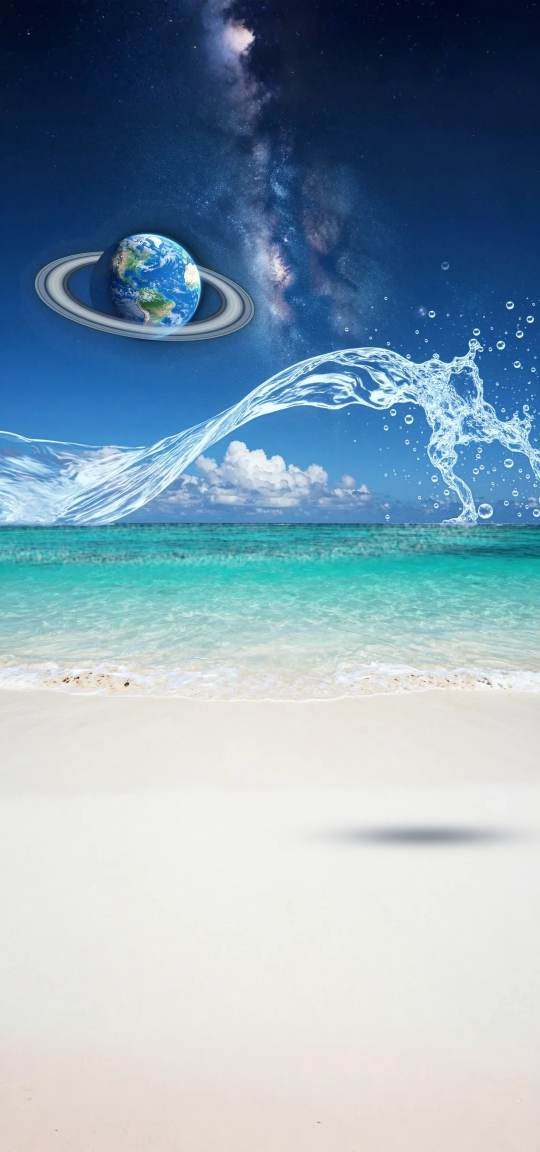
#> input picture tools/aero/src/bg_plate.jpg, 1080 x 2304 px (shown at 1/2 size)
$ python build.py
#> lines starting #> are read from the running program, lines starting #| are printed output that depends on the picture
# One script for the Focus "Frutiger Aero" look: smooth sources in tools/aero/src -> dithered frames, glows, ambient GIFs,
# and the manifest the app reads (src/focus/aeroLook.js). Run from the repo root:  python3 tools/aero/build.py
#
# Every thing in the scene is a sequence of frames placed on a layer rect in scene coordinates (1080x1920; the background
# plate is 1080x2304 with the scene starting 192px down). Frame 0 = just done, last frame = due.
import os, json, glob, math, subprocess, tempfile, random
import numpy as np
from PIL import Image
from scipy import ndimage as nd

ROOT = os.path.dirname(os.path.dirname(os.path.dirname(os.path.abspath(__file__))))
SRC, OUT = os.path.join(ROOT, "tools/aero/src"), os.path.join(ROOT, "assets/aero3")
CELL = 3                # one dither pixel = 3 scene px
PLATE_TOP = 192

def rgba(a):  # float RGBA (h, w, 4) in 0..1 -> Image
    return Image.fromarray((np.clip(a, 0, 1) * 255 + 0.5).astype(np.uint8), "RGBA")

def video_frames(path):
    d = tempfile.mkdtemp(); subprocess.run(["ffmpeg", "-v", "error", "-y", "-i", path, f"{d}/f%03d.png"], check=True)
    return sorted(glob.glob(f"{d}/f*.png"))

BAYER = np.array([[0, 8, 2, 10], [12, 4, 14, 6], [3, 11, 1, 9], [15, 7, 13, 5]]) / 16 + 1 / 32

def ordered(a):  # alpha (h, w) 0..1 -> 0/1 with a 4x4 ordered pattern: soft edges and shadows become retro stipple
    h, w = a.shape; t = np.tile(BAYER, (h // 4 + 1, w // 4 + 1))[:h, :w]
    return (a > t).astype(np.float32)

# [31 lines left out: functions dither_seq, hitbox, drop_matching, not called in this run]

EDITS = os.path.join(SRC, "edits")
# [16 lines left out: functions export_and_override, fill_gaps, not called in this run]

GLOW_PAD = 0.15
# [8 lines left out: function glow, not called in this run]

def load_rgba(f):
    return np.asarray(Image.open(f).convert("RGBA")).astype(np.float32) / 255

# ---------------------------------------------------------------- sources -> smooth RGBA frames on their layer
# [14 lines left out: function water, not called in this run]

def pile():  # fruit added one piece at a time: 7 stop-motion frames
    fr = [load_rgba(f) for f in sorted(glob.glob(f"{SRC}/pile/pile-*.webp"))]
    return {"rect": {"x": 163, "y": 1329, "w": 744, "h": 579}, "frames": fr, "obj": [f[..., 3] for f in fr]}

def dolphin():
    """Turns away to leave as walk comes due: every usable frame of the generated video (on black, keyed by brightness),
    skipping the few where the tail leaves the frame. Frame 0 is the original sharp photo, exactly where the video starts."""
    from PIL import ImageFilter
    fs = video_frames(f"{SRC}/dolphin_turn.mp4"); pick = [i for i in range(len(fs)) if not 25 <= i <= 31]
    # [5 lines left out: function matte, not called in this run]
    F = [np.asarray(Image.open(fs[i]).convert("RGB")).astype(np.float32) / 255 for i in pick]; A = [matte(f.max(-1)) for f in F]
    u = np.any([a > 0.03 for a in A], axis=0); ys, xs = np.where(u)
    X0, X1, Y0, Y1 = max(0, xs.min() - 4), min(640, xs.max() + 5), max(0, ys.min() - 4), min(640, ys.max() + 5)
    ys0, xs0 = np.where(A[0] > 0.5); k = 380 / (xs0.max() - xs0.min())   # frame 0 -> the photo's rect (330, 520, 380x338)
    ax, ay = 330 - (xs0.min() - X0) * k, 520 - (ys0.min() - Y0) * k; Wc, Hc = round((X1 - X0) * k), round((Y1 - Y0) * k)
    fr = []
    for j, (f, a) in enumerate(zip(F, A)):
        rgb = np.clip(f / np.maximum(a[..., None], 0.05), 0, 1)
        im = Image.fromarray((np.dstack([rgb, a])[Y0:Y1, X0:X1] * 255 + .5).astype(np.uint8), "RGBA").resize((Wc, Hc), Image.LANCZOS)
        im = Image.merge("RGBA", (*im.convert("RGB").filter(ImageFilter.UnsharpMask(2, 60, 2)).split(), im.getchannel("A")))
        if j == 0:
            im = Image.new("RGBA", (Wc, Hc), (0, 0, 0, 0)); d = Image.open(f"{SRC}/dolphin_still.webp").convert("RGBA").resize((380, 338), Image.LANCZOS)
            im.alpha_composite(d, (round(330 - ax), round(520 - ay)))
        fr.append(np.asarray(im).astype(np.float32) / 255)
    return {"rect": {"x": round(ax) - 90, "y": round(ay), "w": Wc, "h": Hc}, "frames": fr, "obj": [f[..., 3] for f in fr]}  # nudged left of where the photo had it

# [96 lines left out: functions turtle, ball, not called in this run]

# ---------------------------------------------------------------- ambient life and sparkle
def gif(frames, out, ms, cell=CELL):
    pal = [255, 0, 255, 255, 255, 255, 200, 236, 255, 255, 246, 190, 255, 214, 244, 150, 214, 255] + [0] * (256 * 3 - 18)
    ims = []
    for f in frames:
        im = Image.new("P", f.shape[::-1], 0); im.putpalette(pal); im.putdata(f.flatten().tolist()); ims.append(im.resize((f.shape[1] * cell, f.shape[0] * cell), Image.NEAREST))
    ims[0].save(out, save_all=True, append_images=ims[1:], duration=ms, loop=0, transparency=0, disposal=2, optimize=False)

def star(px, x, y, r, c):
    h, w = px.shape
    def put(a, b, v):
        if 0 <= a < w and 0 <= b < h: px[b, a] = v
    put(x, y, 1)
    for d in range(1, r + 1):
        v = c if d == r else 1
        for a, b in ((x + d, y), (x - d, y), (x, y + d), (x, y - d)): put(a, b, v)

def sparkle(out):
    """On whatever is due: a few small, thin four-point stars that twinkle in turn (more delicate than before)."""
    G, N = 64, 16; stars = [(14, 16, 3, 0, 2), (48, 12, 3, 6, 3), (50, 44, 4, 11, 2), (18, 50, 3, 4, 4), (33, 30, 2, 9, 3)]
    frames = []
    for f in range(N):
        px = np.zeros((G, G), np.uint8)
        for x, y, size, ph, c in stars:
            t = ((f + ph) % N) / N; k = math.sin(math.pi * t * 2) if t < 0.5 else 0
            if f == 0 and ph % 2 == 0: k = max(k, 0.6)
            r = int(round(size * k))
            if r >= 1: star(px, x, y, r, c)
        frames.append(px)
    gif(frames, out, 90)

def bright_points(plate, box, n, seed, thresh):
    x0, y0, x1, y1 = box; a = np.asarray(plate.convert("L")).astype(np.float32)[y0:y1, x0:x1]
    loc = (a == nd.maximum_filter(a, 9)) & (a > thresh); ys, xs = np.where(loc)
    random.seed(seed); idx = random.sample(range(len(xs)), min(n, len(xs))); return [(xs[i], ys[i]) for i in idx]

def life(plate):
    """Retro GIF loops laid over the photo: stars twinkling in the Milky Way, glints running along the water stream."""
    N = 24; boxes = {}
    # Milky Way (plate coords)
    box = (390, 0, 780, 720); pts = bright_points(plate, box, 110, 3, 120); C2 = 2   # finer pixels than the rest: stars stay tiny
    w, h = (box[2] - box[0]) // C2, (box[3] - box[1]) // C2; frames = []
    random.seed(7); ph = [random.randrange(N) for _ in pts]; sz = [random.choice([0, 0, 0, 1]) for _ in pts]; col = [random.choice([1, 2, 3, 4]) for _ in pts]
    for f in range(N):
        px = np.zeros((h, w), np.uint8)
        for (x, y), p, s, c in zip(pts, ph, sz, col):
            t = ((f + p) % N) / N
            if t < 0.45: star(px, x // C2, y // C2, int(round(s * math.sin(math.pi * t / 0.45))), c)
        frames.append(px)
    gif(frames, f"{OUT}/life_stars.gif", 110, C2); boxes["stars"] = {"x": box[0], "y": box[1] - PLATE_TOP, "w": w * C2, "h": h * C2}
    # water stream (plate coords): glints pop on the brightest highlights, a few at a time
    box = (0, 640, 1080, 1060); pts = bright_points(plate, box, 7, 11, 225); NS = 64   # a long loop, mostly empty
    w, h = (box[2] - box[0]) // CELL, (box[3] - box[1]) // CELL; frames = []
    random.seed(9); ph = random.sample(range(0, NS, NS // len(pts)), len(pts))
    for f in range(NS):
        px = np.zeros((h, w), np.uint8)
        for (x, y), p in zip(pts, ph):
            t = (f + p) % NS
            if t < 5: star(px, x // CELL, y // CELL, [0, 1, 2, 1, 0][t], 2)
        frames.append(px)
    gif(frames, f"{OUT}/life_shimmer.gif", 90); boxes["shimmer"] = {"x": box[0], "y": box[1] - PLATE_TOP, "w": w * CELL, "h": h * CELL}
    return boxes

def plate():
    """The background, minus the restroom pod's shadow baked into the sand (the beach ball brings its own)."""
    im = Image.open(f"{SRC}/bg_plate.jpg").convert("RGB"); a = np.asarray(im).astype(np.float32)
#> in plate, im is the input picture: PIL image 1080x2304 RGB; mean R, G, B 136.2, 161, 178.3
    y0, y1, x0, x1 = 1606, 1724, 540, 1080
    top, bot = nd.uniform_filter1d(a[y0 - 6:y0, x0:x1].mean(0), 25, axis=0), nd.uniform_filter1d(a[y1:y1 + 6, x0:x1].mean(0), 25, axis=0)
#> top = 540 rows, first 8: [241, 241, 239], [241, 241, 239], [241, 241, 239], [241, 241, 239], [241, 241, 239], [241, 241, 239], [241, 241, 239], [241, 241, 239]; bot = 540 rows, first 8: [240, 240, 238], [240, 240, 238], [240, 240, 238], [240.1, 240.1, 238.1], [240.1, 240.1, 238.1], [240.1, 240.1, 238.1], [240.2, 240.2, 238.2], [240.2, 240.2, 238.2]
    t = np.linspace(0, 1, y1 - y0)[:, None, None]; fill = top[None] * (1 - t) + bot[None] * t
#> after `fill = top[None] * (1 - t) + bot[None] * t`:
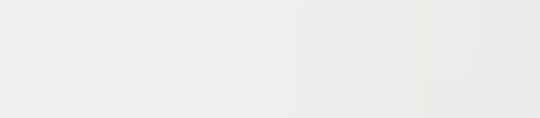
#> fill: shape (118, 540, 3) float64; mean of channels 0, 1, 2 238.6, 238.6, 236.7; drawn as R, G, B
    tex = a[y0 - 130:y1 - 130, x0:x1] - nd.uniform_filter(a[y0 - 130:y1 - 130, x0:x1], (9, 9, 1))   # keep the sand grain
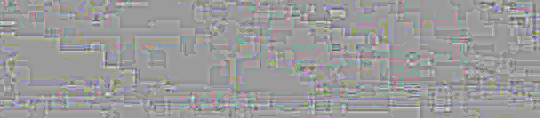
#> tex: shape (118, 540, 3) float32; mean R, G, B -4.19e-08, -8.14e-09, 2.83e-08; drawn with min black and max white
    blend = np.minimum(1, np.minimum(np.arange(x1 - x0), (x1 - x0) - np.arange(x1 - x0)) / 30)[None, :, None]
    a[y0:y1, x0:x1] = a[y0:y1, x0:x1] * (1 - blend) + (fill + tex) * blend
    out = Image.fromarray(np.clip(a, 0, 255).astype(np.uint8)); out.save(f"{OUT}/bg.jpg", quality=90); return out

# ---------------------------------------------------------------- build
THINGS = {  # key: (builder, file prefix, extra manifest fields)
    "walk": (dolphin, "walk", {"reverse": True, "bob": 6, "sway": 1.2, "lift": True, "spark": [0.6, 0.48, 0.3]}),
    "stretch": (turtle, "stretch", {"colours": 96, "bob": 4, "rise": 620, "spark": [0.5, 0.5, 0.65]}),
    "bathroom": (ball, "bath", {"spark": [0.5, 0.4, 0.45]}),
    "water": (water, "water", {"spark": [0.4, 0.45, 0.42]}),
    "eat": (pile, "eat", {"spark": [0.52, 0.42, 0.32]}),
}

def main():
    for f in glob.glob(f"{OUT}/*"): os.remove(f)
    bg = plate(); bgA = np.asarray(bg).astype(np.float32) / 255; sparkle(f"{OUT}/sparkle.gif"); life_boxes = life(bg)
#> after the loop in gif, `for f in frames:`:
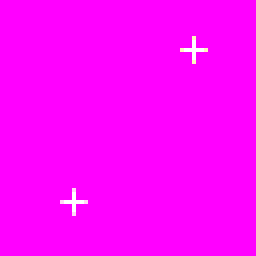
#> im: PIL image 64x64 P (shown 4 times larger); mean R, G, B 255, 1.6, 254.9
#> after the loop in gif, `for f in frames:`: ims = 16 items
#> in gif, `ims[0].save(out, save_all=True, append_images=ims[1:], duration=ms, lo..`:
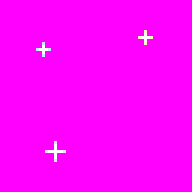
#> saved as sparkle.gif: PIL image 192x192 P; mean R, G, B 254.9, 1.9, 254.9
#> call 2 of gif, with out = 'assets/aero3/life_stars.gif', ms = 110, cell = 2
#> after the loop in gif (call 2), `for f in frames:`:
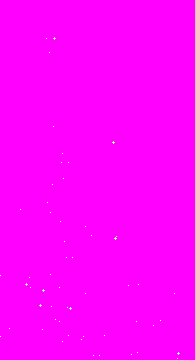
#> im: PIL image 195x360 P; mean R, G, B 255, 0.3, 255
#> after the loop in gif (call 2), `for f in frames:`: ims = 24 items
#> in gif (call 2), `ims[0].save(out, save_all=True, append_images=ims[1:], duration=ms, lo..`:
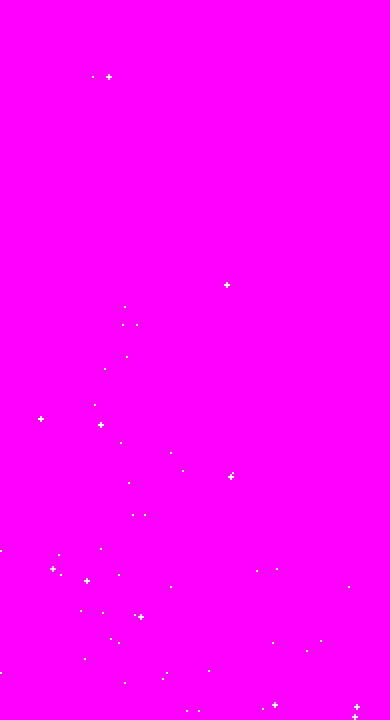
#> saved as life_stars.gif: PIL image 390x720 P; mean R, G, B 255, 0.3, 255
#> in life, `pts = bright_points(plate, box, 7, 11, 225)`: pts = [(1020, 238), (533, 287), (1040, 241), (983, 238), (525, 262), (245, 299), (532, 139)]
#> in life, `ph = random.sample(range(0, NS, NS // len(pts)), len(pts))`: ph = [63, 36, 18, 45, 9, 0, 54]
#> call 3 of gif, with out = 'assets/aero3/life_shimmer.gif', ms = 90, cell = 3
#> after the loop in gif (call 3), `for f in frames:`:
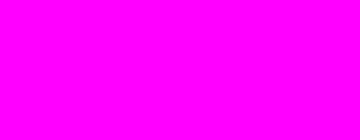
#> im: PIL image 360x140 P; mean R, G, B 255, 0, 255
#> after the loop in gif (call 3), `for f in frames:`: ims = 64 items
#> after `life_boxes = life(bg)`: life_boxes = 2 items
    man = {"size": [1080, 1920], "plate": [1080, 2304], "plateTop": PLATE_TOP, "glowPad": GLOW_PAD,
           "order": ["stretch", "walk", "bathroom", "water", "eat"], "touch": ["walk", "bathroom", "water", "eat", "stretch"],
           "life": life_boxes, "things": {}}
    for key, (fn, pre, extra) in THINGS.items():
        t = fn()
        if extra.pop("reverse", False): t["frames"], t["obj"] = t["frames"][::-1], t["obj"][::-1]   # play the clip backwards
        export_and_override(key, t)
        t["frames"] = [drop_matching(f, bgA, t["rect"]) for f in t["frames"]]; fr = dither_seq(t["frames"], extra.pop("colours", 48))
        names = []
        for j, im in enumerate(fr):
            n = f"{pre}-{j:02d}.webp"; im.save(f"{OUT}/{n}", lossless=True, method=6); names.append(n)
        glow(t["obj"][-1]).save(f"{OUT}/{pre}-glow.webp", lossless=True, method=6)
        man["things"][key] = {"rect": t["rect"], "frames": names, "glow": f"{pre}-glow.webp", "hit": fill_gaps([hitbox(o) for o in t["obj"]]), **extra}
        print(key, len(names), t["rect"])
    write_js(man)

# [21 lines left out: function write_js, not called in this run]

if __name__ == "__main__":
#> (the run stopped early here; a loop or call above may not have finished)
